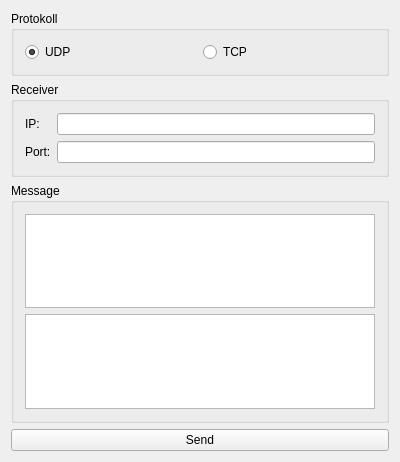
<?xml version="1.0" encoding="UTF-8"?>
<ui version="4.0">
 <class>CNetworkSender</class>
 <widget class="QWidget" name="CNetworkSender">
  <property name="geometry">
   <rect>
    <x>0</x>
    <y>0</y>
    <width>400</width>
    <height>462</height>
   </rect>
  </property>
  <property name="windowTitle">
   <string>CNetworkSender</string>
  </property>
  <layout class="QVBoxLayout" name="verticalLayout">
   <item>
    <widget class="QGroupBox" name="groupBox">
     <property name="title">
      <string>Protokoll</string>
     </property>
     <layout class="QHBoxLayout" name="horizontalLayout">
      <item>
       <widget class="QRadioButton" name="radioButton_udp">
        <property name="text">
         <string>UDP</string>
        </property>
        <property name="checked">
         <bool>true</bool>
        </property>
       </widget>
      </item>
      <item>
       <widget class="QRadioButton" name="radioButton_tcp">
        <property name="enabled">
         <bool>true</bool>
        </property>
        <property name="text">
         <string>TCP</string>
        </property>
       </widget>
      </item>
     </layout>
    </widget>
   </item>
   <item>
    <widget class="QGroupBox" name="groupBox_2">
     <property name="title">
      <string>Receiver</string>
     </property>
     <layout class="QFormLayout" name="formLayout">
      <item row="0" column="0">
       <widget class="QLabel" name="label">
        <property name="text">
         <string>IP:</string>
        </property>
       </widget>
      </item>
      <item row="0" column="1">
       <widget class="QLineEdit" name="lineEdit_receiverIp"/>
      </item>
      <item row="1" column="0">
       <widget class="QLabel" name="label_2">
        <property name="text">
         <string>Port:</string>
        </property>
       </widget>
      </item>
      <item row="1" column="1">
       <widget class="QLineEdit" name="lineEdit_RecevierPort"/>
      </item>
     </layout>
    </widget>
   </item>
   <item>
    <widget class="QGroupBox" name="groupBox_3">
     <property name="title">
      <string>Message</string>
     </property>
     <layout class="QVBoxLayout" name="verticalLayout_2">
      <item>
       <widget class="QTextEdit" name="textEdit_msg"/>
      </item>
      <item>
       <widget class="QTextEdit" name="textEdit_reply">
        <property name="readOnly">
         <bool>true</bool>
        </property>
       </widget>
      </item>
     </layout>
    </widget>
   </item>
   <item>
    <widget class="QPushButton" name="pushButton_send">
     <property name="text">
      <string>Send</string>
     </property>
    </widget>
   </item>
  </layout>
 </widget>
 <layoutdefault spacing="6" margin="11"/>
 <resources/>
 <connections/>
</ui>
